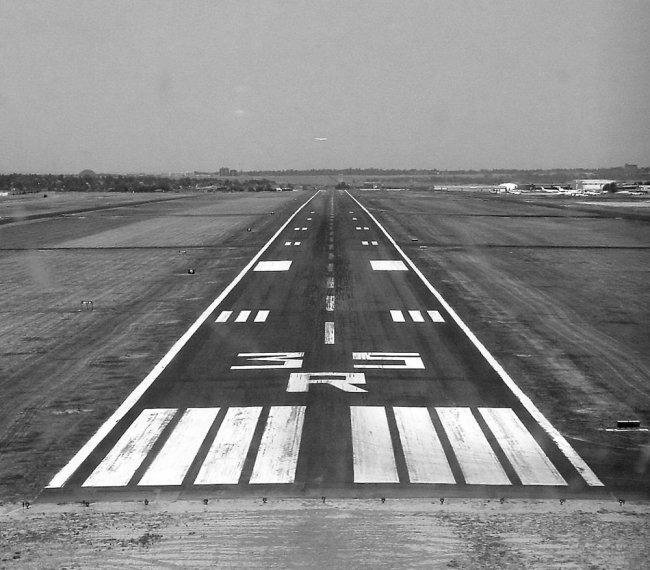
#> input picture pista2.jpg, 650 x 570 px
$ python LineDetector.py
#> lines starting #> are read from the running program, lines starting #| are printed output that depends on the picture; after the words box and inside, x2 and y2 are one past the last pixel; in counts of white or black regions, pixels touching at a corner belong together
import matplotlib.pylab as plt
import cv2
import numpy as np

# Import airport runway image
image = cv2.imread('pista2.jpg')
#> image is the input picture: shape (570, 650, 3); min 0, max 255, mean 133.6

# Definition of image dimensions
height = image.shape[0]
#> height = 570
width = image.shape[1]
#> width = 650

# Definition of region of interest (triangle vertices)
ROI_vertices = [
    (0,500),
    (330, 160),
    (width, 500)
]
#> ROI_vertices = [(0, 500), (330, 160), (650, 500)]


# Function to extract the ROI from input image
def region_of_interest(img, vertices):
    mask = np.zeros_like(img)
    match_mask = 255
    cv2.fillPoly(mask, vertices, match_mask)
    masked_img = cv2.bitwise_and(img, mask)
    return masked_img


# Function that overlays lines to the original image
def represent_lines(img, lines, color=[255, 0, 0], thickness=3):
    if lines is None:
        return
    img = np.copy(img)
    line_img = np.zeros(
        (
            img.shape[0],
            img.shape[1],
            img.shape[2]
        ),
        dtype=np.uint8,
    )
    for line in lines:
        for x1, y1, x2, y2 in line:
            cv2.line(line_img, (x1, y1), (x2, y2), color, thickness)
    img = cv2.addWeighted(img, 0.8, line_img, 1.0, 0.0)
    return img


# Returns Canny Edge Detection to extract edges of the image
canny_image = cv2.Canny(image, 100, 200)
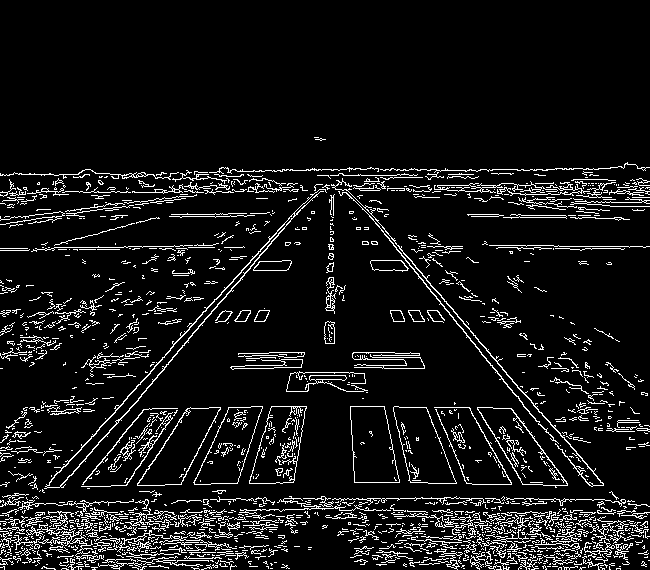
#> canny_image: shape (570, 650); 8.5% white in thin lines or dots, all inside (x1, y1, x2, y2) = (0, 137, 650, 570)

# Returns Canny Edge Detection only applied to ROI
masked_image = region_of_interest(canny_image,
               np.array([ROI_vertices], np.int32))
#> in region_of_interest, `cv2.fillPoly(mask, vertices, match_mask)`:
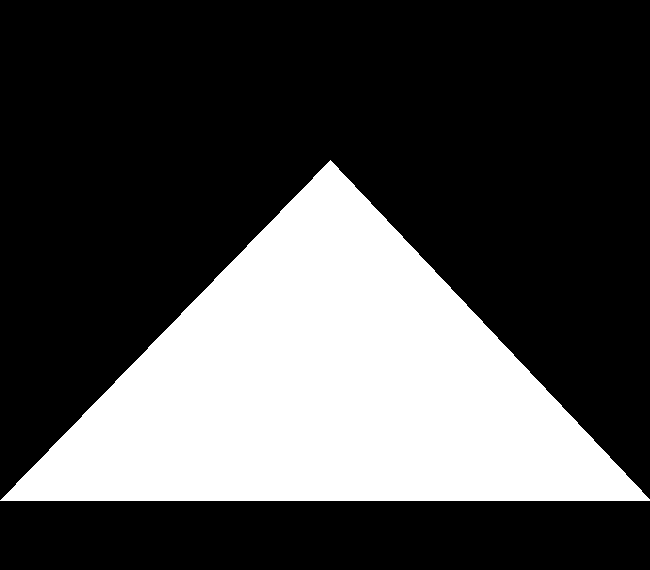
#> mask: shape (570, 650); 30% white; 1 white region, box (x1, y1, x2, y2) and area: (0, 160, 650, 501) 111160
#> in region_of_interest, `masked_img = cv2.bitwise_and(img, mask)`:
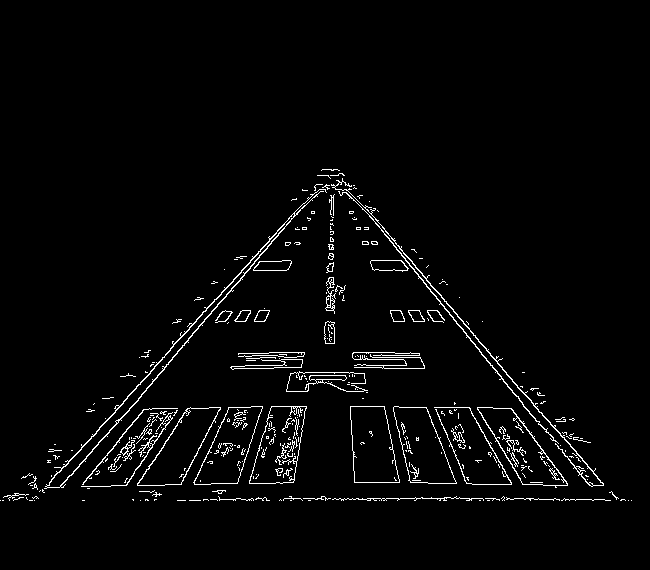
#> masked_img: shape (570, 650); 2.7% white in thin lines or dots, all inside (x1, y1, x2, y2) = (0, 169, 632, 501)

# Hough Line Transform to detect lines in Canny ROI image
lines = cv2.HoughLinesP(
    masked_image,
    rho=30,
    theta=np.pi / 60,
    threshold=80,
    lines=np.array([]),
    minLineLength=180,
    maxLineGap=25
)
#> lines = [[333, 169, 600, 499], [34, 500, 332, 170]]

# Function to represent the lines obtained on the original image
line_image = represent_lines(image, lines)
#> the loop in represent_lines, `for line in lines:` made 2 passes
#> after the loop in represent_lines, `for line in lines:`:
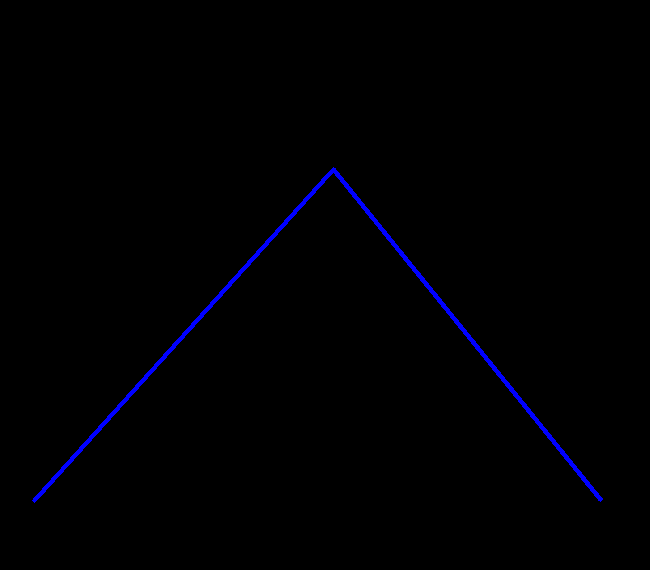
#> line_img: shape (570, 650, 3); mean of channels 0, 1, 2 2.6, 0, 0; drawn as B, G, R
#> in represent_lines, `img = cv2.addWeighted(img, 0.8, line_img, 1.0, 0.0)`:
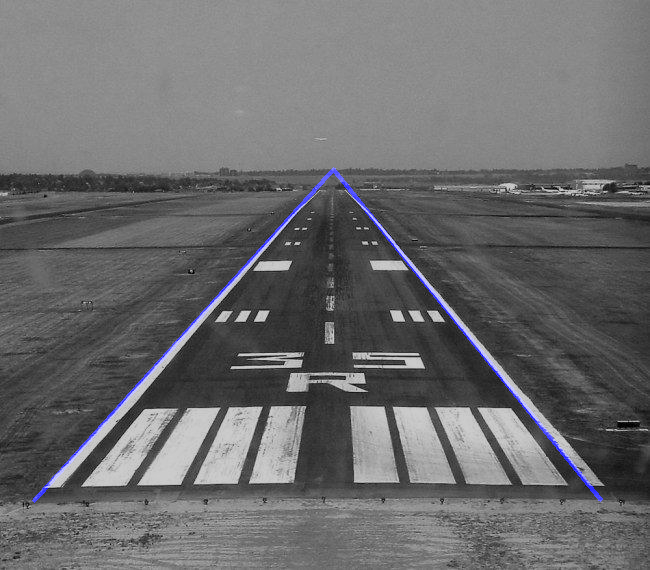
#> img: shape (570, 650, 3); mean of channels 0, 1, 2 108.3, 106.9, 106.9; drawn as B, G, R


# Plot
plt.figure()
plt.imshow(line_image)
plt.show()
